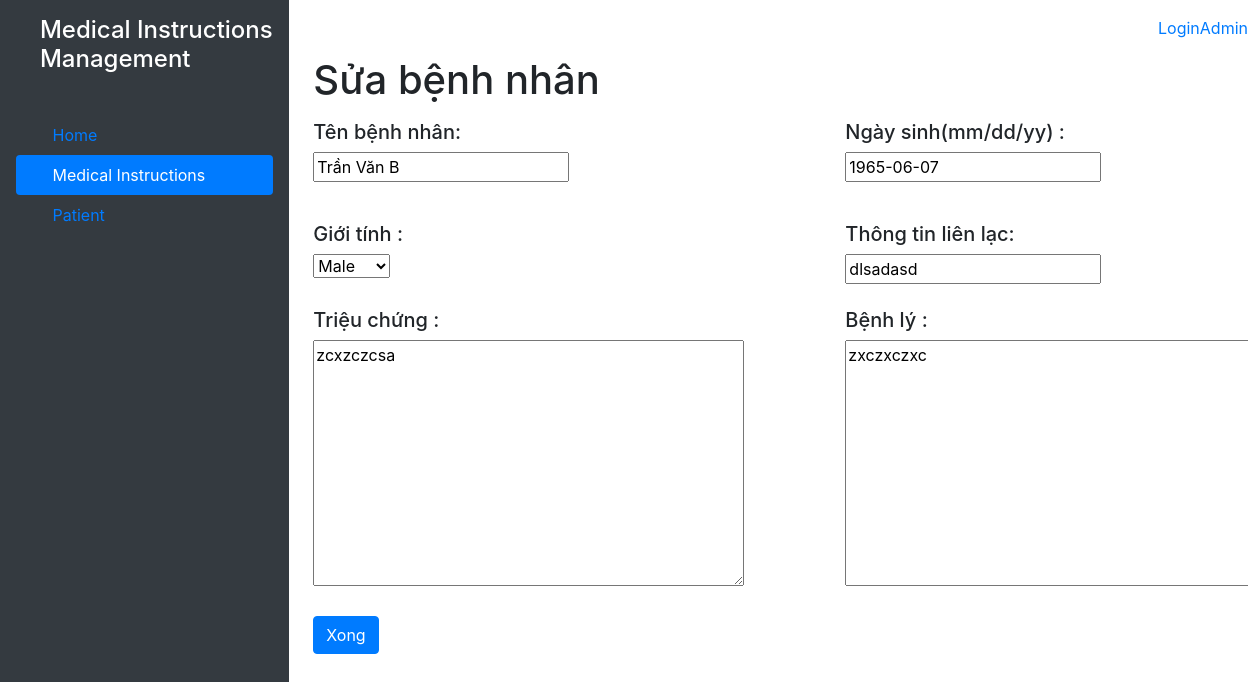
Before: /patient/modify_patient/3/ with the older database file.
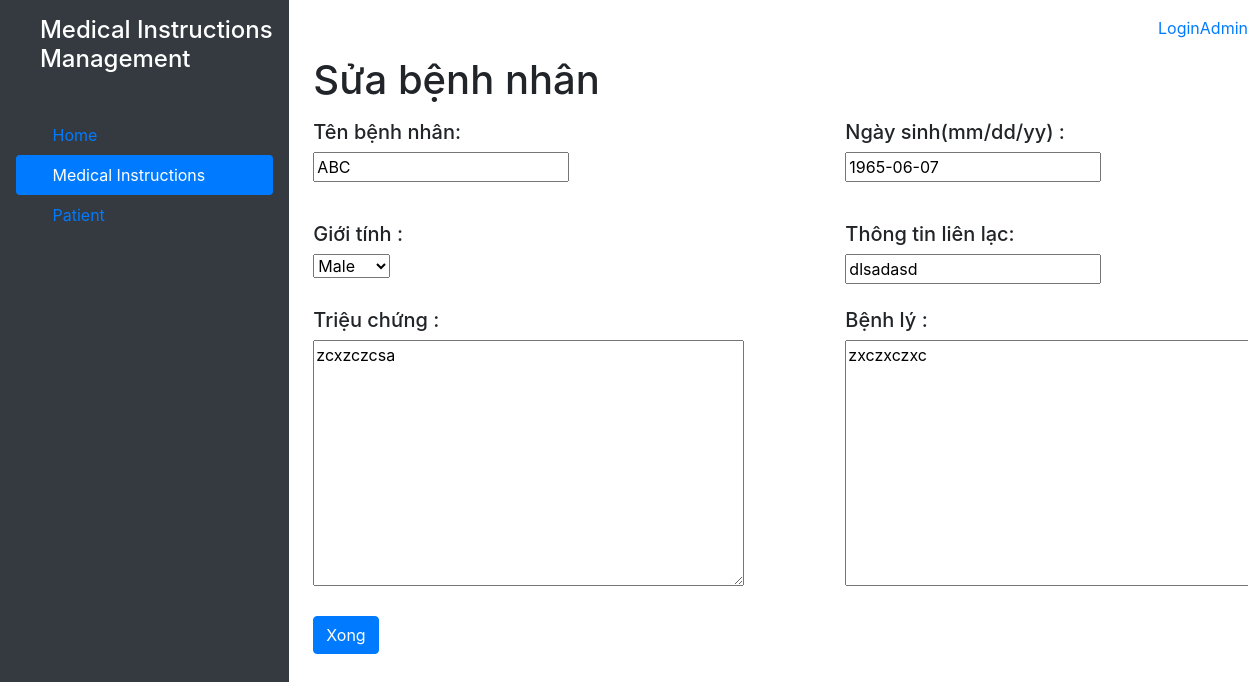
After: the same page with the newer database file.
### patient/models.py (models this page shows, shortened)
class Patient(models.Model):
    GENDER = (
        ('Male', 'Male'),
        ('Female', 'Female'),
    )
    patient_name = models.CharField(max_length=30)
    birthday = models.DateField("Day End(mm/dd/yyyy)")
    gender = models.CharField(max_length=12, default='Male', choices=GENDER)
    phone_number = models.CharField(max_length=50)
    doctor = models.ForeignKey(User, editable=True, on_delete = models.CASCADE, null=True)
    sympton = models.TextField()
    note = models.TextField()

### patient/views.py (the view)
# urls.py: path('modify_patient/<int:id>/', views.modify_patient, name="patient_modify")
def modify_patient(request, id):
    patient = Patient.objects.get(id=id)
    form = UpdatePatientForm(instance=patient)
    if request.method == 'POST':
        form = UpdatePatientForm(request.POST, instance=patient)
        if form.is_valid():
            form.save()
            return HttpResponseRedirect('/patient')
    return render(request,'patient/patient_modify.html', {'form': form})

### patient/form.py
class UpdatePatientForm(forms.ModelForm):
    class Meta:
        model = Patient
        exclude = ['doctor']
        fields = ['patient_name', 'birthday', 'gender', 'phone_number', 'sympton', 'note']
        birthday = forms.DateField(
        widget=forms.widgets.DateInput(format="%m/%d/%Y"))

### patient/templates/patient/patient_modify.html (shortened to what this page needs)
<!DOCTYPE html>
<html lang="en">
<head>
    <link rel="stylesheet" href="https://stackpath.bootstrapcdn.com/bootstrap/4.1.3/css/bootstrap.min.css">
</head>
<body>
<div class="wrapper d-flex">
    <div class="d-flex flex-column p-3 text-white bg-dark" style="width: 300px ; height:100vh;">
        <a href="/" class="d-flex align-items-center mb-3 mb-md-0 me-md-auto text-white text-decoration-none">
            <svg class="bi me-2" width="40" height="32"><use xlink:href="#bootstrap"></use></svg>
            <h3 class="h4">Medical Instructions Management</h3>
        </a>
        <ul class="nav nav-pills flex-column mb-auto">
            <li class="nav-item">
                <a href="#" class="nav-link ">
                    <svg class="bi me-2" width="16" height="16"><use xlink:href="#home"></use></svg>
                    Home
                </a>
            </li>
            <li>
                <a href="/ylenh" class="nav-link text-white active">
                    <svg class="bi me-2" width="16" height="16"><use xlink:href="#speedometer2"></use></svg>
                    Medical Instructions
                </a>
            </li>
            <li>
                <a href="/patient" class="nav-link">
                    <svg class="bi me-2" width="16" height="16"><use xlink:href="#speedometer2"></use></svg>
                    Patient
                </a>
            </li>
        </ul>
    </div>
    <div style="width: 80%">
        <nav height : 40px; class="mt-3 d-flex justify-content-end">
            {% if user.username %}
            <p>Welcome {{user.username}}</p>
            <p><a class="mr-2" href="{% url 'logout' %}">(Logout)</a></p>
            {% else %}
            <p><a href="{% url 'login' %}">Login</a></p>
            <p><a href="/admin">Admin</a></p>
            {% endif %}
        </nav>
        <div class="ml-4">
            <h1> Sửa bệnh nhân</h1>
            <form method="POST">
            <div class="d-flex justify-content-between mr-5 mb-3 mt-3" >
                <div class="mb-4" style="width: 60%;"> <h5 class="mb-2  ">Tên bệnh nhân: </h5>
                    <div>
                        {{form.patient_name}}
                    </div>
                </div>
                <div class="mb-4" style="width: 40%;"> <h5 class="mb-2">Ngày sinh(mm/dd/yy) : </h5>
                    <div>
                        {{form.birthday}}
                    </div>
                </div>
            </div>
            <div class="d-flex justify-content-between mr-5">
                <div class="mb-4" style="width: 60%;"> <h5 class="mb-2">Giới tính : </h5>
                    <div>
                        {{form.gender}}
                    </div>
                </div>
                <div class="mb-4" style="width: 40%;"> <h5 class="mb-2">Thông tin liên lạc: </h5>
                    <div>
                        {{form.phone_number}}
                    </div>
                </div>
            </div>
            <div class="d-flex justify-content-between mr-5">
                <div class="mb-4" style="width: 60%;"> <h5 class="mb-2">Triệu chứng : </h5>
                    <div>
                        {{form.sympton}}
                    </div>
                </div>
                <div class="mb-4" style="width: 40%;"> <h5 class="mb-2">Bệnh lý : </h5>
                    <div>
                        {{form.note}}
                    </div>
                </div>
            </div>
            <input type="submit" class="btn btn-primary" value="Xong"/>
        </div>
    </div>
</body>
</html>

Changed rows visible on the page:
changed Patient "Male": patient_name "Trần Văn B" → "ABC"
